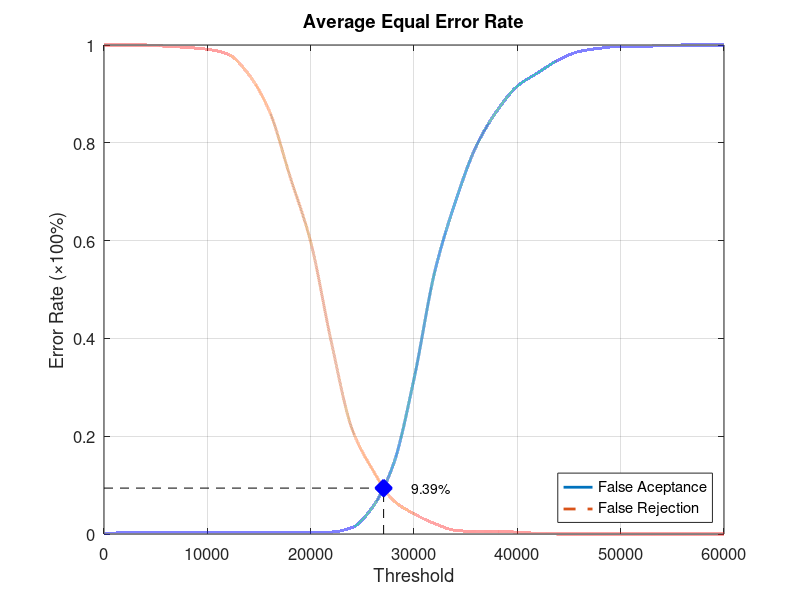
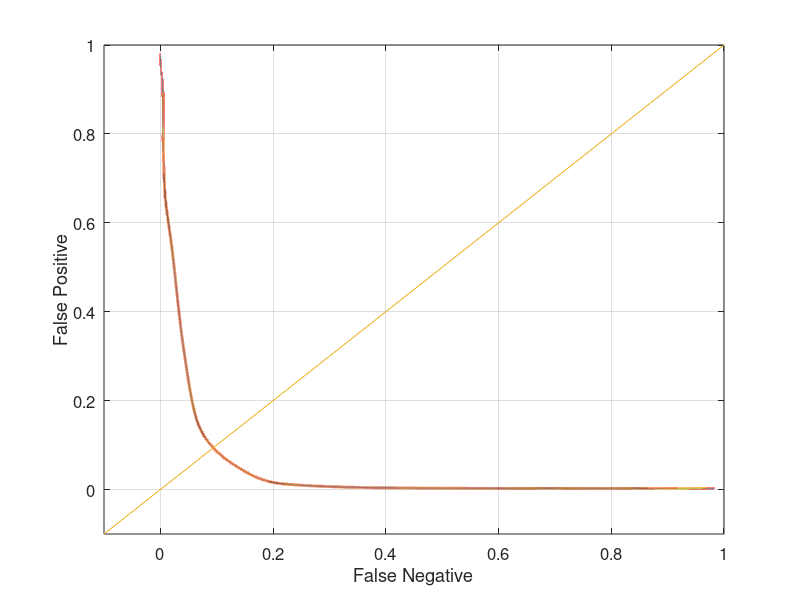

MATLAB code for these plots, in order:
function yEER = Experiment2Average
close all;
clear;
clc;
x = 0:2000:60000;
xq = 0:0.5:60000;

y0 = [0 0.00263158 0.00263158 0.00263158 0.00263158 0.00263158 0.00263158 0.00263158 0.00263158 0.00263158 0.00263158 0.00394737 0.0131579 0.0552632 0.142105 0.317105 0.535526 0.678947 0.792105 0.864474 0.915789 0.943421 0.969737 0.986842 0.993421 0.997368 0.997368 0.998684 1 1 1];
yy0 = interp1(x, y0, xq, 'pchip');
y1 = [1 1 1 0.9975 0.995 0.99125 0.98125 0.94 0.865 0.73125 0.5975 0.3925 0.215 0.13125 0.06875 0.04125 0.02125 0.0075 0.005 0.005 0.00375 0.00125 0 0 0 0 0 0 0 0 0];
yy1 = interp1(x, y1, xq, 'pchip');

% Calculating EER: 
y2 = abs(y0 - y1);
find(y2 == min(y2))
yy2 = abs(yy0 - yy1);
xEER = find(yy2 == min(yy2));
xEERIndex = xq(xEER) % X-axis EER
yEER = yy0(xEER) % Y-axis EER

main = figure
plot(xq, yy0,'-','LineWidth', 2);	hold on
plot(xq, yy1,'--','LineWidth', 2);	hold on
plot([xEERIndex xEERIndex], [0 yEER], 'k--');	hold on
plot([0 xEERIndex], [yEER yEER], 'k--');	hold on
plot(xEERIndex, yEER, 'bx', 'LineWidth', 10);	hold on
text(xEERIndex + 10 * xEERIndex / 100, yEER, [num2str(round((10000 * yEER)) / 100) '%'])
legend('False Aceptance', 'False Rejection', 'Location', 'SouthEast')
xlabel('Threshold')
ylabel('Error Rate (\times100%)')
title('Average Equal Error Rate')
set(gca, 'FontSize', 12)
axis([0 60000 0 1])
grid on

print(main, 'Experiment2AverageMain', '-dpng');
FNRxFPR = figure('Color', [1 1 1]);
plot(yy1, yy0, '-', yy1, yy0, 'LineWidth', 2);
hold on
y = -0.1:0.1:1
plot(y, y); 
set(gca, 'FontSize', 12)
xlabel('False Negative')
ylabel('False Positive')
axis([-0.1 1 -0.1 1])
set(gca, 'FontSize', 12)
grid on

print(FNRxFPR, 'Experiment2AverageFNRxFPR','-dpng');
end
